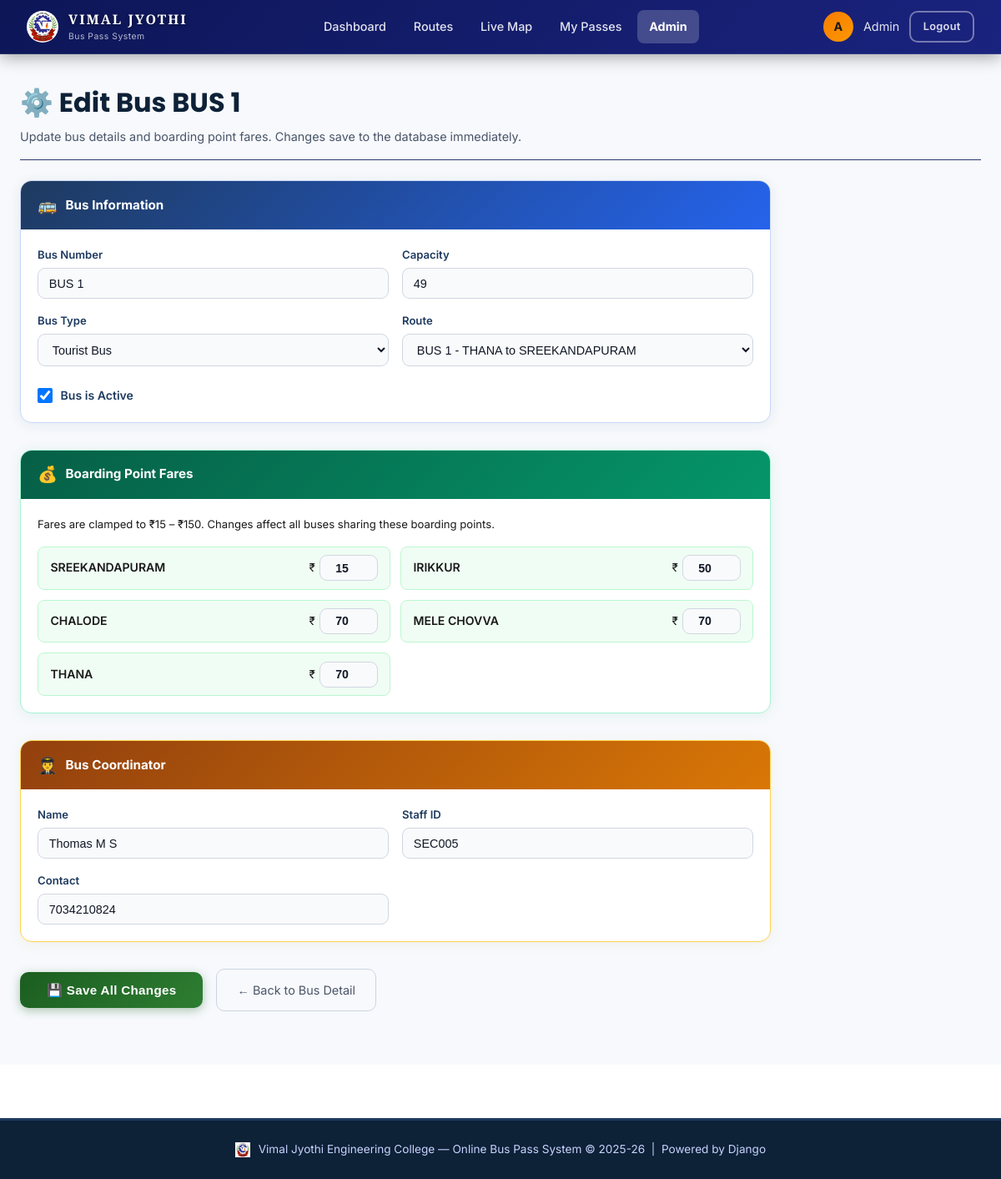
Screenshot of /admin-panel/edit-bus/6/ (signed in) with the database file from the repository.
### core/models.py (models this page shows, shortened)
class Bus(models.Model):
    BUS_TYPE_CHOICES = [
        ('college', 'College Bus'),
        ('tourist', 'Tourist Bus'),
    ]
    bus_number = models.CharField(max_length=20, unique=True)
    route = models.ForeignKey(Route, on_delete=models.SET_NULL, null=True, blank=True, related_name='buses')
    capacity = models.PositiveIntegerField(default=49)
    current_occupancy = models.PositiveIntegerField(default=0)
    bus_type = models.CharField(max_length=10, choices=BUS_TYPE_CHOICES, default='college')
    driver_name = models.CharField(max_length=100, blank=True)
    driver_phone = models.CharField(max_length=15, blank=True)
    driver = models.ForeignKey(
        User, on_delete=models.SET_NULL, null=True, blank=True,
        related_name='assigned_bus',
        help_text='Driver user account assigned to this bus'
    )
    is_active = models.BooleanField(default=True)
    latitude = models.DecimalField(max_digits=10, decimal_places=7, null=True, blank=True)
    longitude = models.DecimalField(max_digits=10, decimal_places=7, null=True, blank=True)
    is_tracking = models.BooleanField(default=False, help_text='True while driver is sharing location')
    created_at = models.DateTimeField(auto_now_add=True)
    class Meta:
        ordering = ['bus_number']

class Route(models.Model):
    name = models.CharField(max_length=200)
    description = models.TextField(blank=True)
    stops = models.JSONField(default=list, help_text="List of stop names in order")
    is_active = models.BooleanField(default=True)
    created_at = models.DateTimeField(auto_now_add=True)
    def get_stops_list(self):
        if isinstance(self.stops, list):
            return self.stops
        return []

class BoardingPoint(models.Model):
    name = models.CharField(max_length=200, unique=True)
    fare = models.PositiveIntegerField(
        default=0,
        help_text="Bus fare in INR – must be rounded to nearest 10 (e.g. 50, 60, 110)"
    )
    class Meta:
        ordering = ['fare', 'name']

class BusCoordinator(models.Model):
    bus = models.OneToOneField(Bus, on_delete=models.CASCADE, related_name='coordinator')
    staff_id = models.CharField(max_length=20)
    name = models.CharField(max_length=150)
    department = models.CharField(max_length=100, blank=True)
    contact = models.CharField(max_length=15, blank=True)
    boarding_point = models.CharField(max_length=200, blank=True)

### core/views.py (the view, shortened to what this page needs)
# urls.py: path('admin-panel/edit-bus/<int:bus_id>/', views.admin_edit_bus_view, name='admin_edit_bus'),
@auth_required
@user_passes_test(is_admin, login_url='dashboard')
def admin_edit_bus_view(request, bus_id):
    bus = get_object_or_404(Bus, pk=bus_id)
    routes = Route.objects.filter(is_active=True)
    coordinator = getattr(bus, 'coordinator', None)
    if bus.route:
        stops = [s.strip().upper() for s in bus.route.get_stops_list()]
        boarding_points = BoardingPoint.objects.filter(name__in=stops).order_by('fare', 'name')
        if not boarding_points.exists():
            boarding_points = BoardingPoint.objects.all().order_by('fare', 'name')
    else:
        boarding_points = BoardingPoint.objects.all().order_by('fare', 'name')
    return render(request, 'core/admin_edit_bus.html', {
        'bus': bus,
        'routes': routes,
        'boarding_points': boarding_points,
        'coordinator': coordinator,
    })

### core/templates/core/admin_edit_bus.html (shortened to what this page needs)
{% extends 'core/base.html' %}
{% block content %}
<div class="main-content fade-up">
    <div class="page-header" style="margin-bottom:1.5rem">
        <h1 style="color:#0d2137">⚙️ Edit Bus {{ bus.bus_number }}</h1>
        <p style="color:#4a5568;font-size:0.9rem">
            Update bus details and boarding point fares. Changes save to the database immediately.
        </p>
    </div>
    <form method="POST" style="max-width:900px">
        <div style="margin-bottom:2rem;background:#ffffff;border-radius:14px;
                    border:1px solid #c7d7f7;
                    box-shadow:0 2px 16px rgba(30,58,95,0.08);overflow:hidden">
            <div style="background:linear-gradient(135deg,#1e3a5f 0%,#2563eb 100%);
                        padding:0.85rem 1.25rem;display:flex;align-items:center;gap:0.6rem">
                <span style="font-size:1.2rem">🚌</span>
                <span style="color:#ffffff !important;font-weight:700;font-size:0.95rem">Bus Information</span>
            </div>
            <div style="padding:1.25rem;display:grid;grid-template-columns:1fr 1fr;gap:1rem">
                <div>
                    <label style="display:block;font-size:0.82rem;font-weight:600;color:#4a5568;margin-bottom:0.3rem">
                        Bus Number</label>
                    <input type="text" name="bus_number" value="{{ bus.bus_number }}"
                           style="width:100%;padding:0.6rem 0.8rem;border:1px solid #cbd5e0;border-radius:8px;
                                  font-size:0.9rem;color:#1a1a1a;background:#f8fafc" />
                </div>
                <div>
                    <label style="display:block;font-size:0.82rem;font-weight:600;color:#4a5568;margin-bottom:0.3rem">
                        Capacity</label>
                    <input type="number" name="capacity" value="{{ bus.capacity }}" min="1"
                           style="width:100%;padding:0.6rem 0.8rem;border:1px solid #cbd5e0;border-radius:8px;
                                  font-size:0.9rem;color:#1a1a1a;background:#f8fafc" />
                </div>
                <div>
                    <label style="display:block;font-size:0.82rem;font-weight:600;color:#4a5568;margin-bottom:0.3rem">
                        Bus Type</label>
                    <select name="bus_type"
                            style="width:100%;padding:0.6rem 0.8rem;border:1px solid #cbd5e0;border-radius:8px;
                                   font-size:0.9rem;color:#1a1a1a;background:#f8fafc">
                        <option value="tourist" {% if bus.bus_type == 'tourist' %}selected{% endif %}>Tourist Bus</option>
                    </select>
                </div>
                <div>
                    <label style="display:block;font-size:0.82rem;font-weight:600;color:#4a5568;margin-bottom:0.3rem">
                        Route</label>
                    <select name="route"
                            style="width:100%;padding:0.6rem 0.8rem;border:1px solid #cbd5e0;border-radius:8px;
                                   font-size:0.9rem;color:#1a1a1a;background:#f8fafc">
                        {% for r in routes %}
                        <option value="{{ r.id }}" {% if bus.route_id == r.id %}selected{% endif %}>{{ r.name }}</option>
                        {% endfor %}
                    </select>
                </div>
                <div style="display:flex;align-items:center;gap:0.6rem;padding-top:0.5rem">
                    <input type="checkbox" name="is_active" id="is_active"
                           {% if bus.is_active %}checked{% endif %}
                           style="width:18px;height:18px" />
                    <label for="is_active" style="font-size:0.88rem;font-weight:600;color:#4a5568;cursor:pointer">
                        Bus is Active</label>
                </div>
            </div>
        </div>
        <div style="margin-bottom:2rem;background:#ffffff;border-radius:14px;
                    border:1px solid #a7f3d0;
                    box-shadow:0 2px 16px rgba(5,150,105,0.09);overflow:hidden">
            <div style="background:linear-gradient(135deg,#065f46 0%,#059669 100%);
                        padding:0.85rem 1.25rem;display:flex;align-items:center;gap:0.6rem">
                <span style="font-size:1.2rem">💰</span>
                <span style="color:#ffffff !important;font-weight:700;font-size:0.95rem">Boarding Point Fares</span>
            </div>
            <div style="padding:1.25rem">
                <p style="color:#4a5568;font-size:0.82rem;margin-bottom:1rem">
                    Fares are clamped to ₹15 – ₹150. Changes affect all buses sharing these boarding points.
                </p>
                <div style="display:grid;grid-template-columns:1fr 1fr;gap:0.75rem">
                    {% for bp in boarding_points %}
                    <div style="display:flex;align-items:center;gap:0.75rem;
                                padding:0.6rem 0.9rem;background:#f0fdf4;
                                border:1px solid #bbf7d0;border-radius:8px">
                        <span style="flex:1;font-size:0.88rem;font-weight:600;color:#065f46">{{ bp.name }}</span>
                        <div style="display:flex;align-items:center;gap:0.3rem">
                            <span style="color:#4a5568;font-size:0.85rem">₹</span>
                            <input type="number" name="fare_{{ bp.id }}" value="{{ bp.fare }}"
                                   min="15" max="150"
                                   style="width:70px;padding:0.4rem 0.5rem;border:1px solid #86efac;
                                          border-radius:6px;font-size:0.88rem;color:#065f46;
                                          font-weight:700;text-align:center;background:#ffffff" />
                        </div>
                    </div>
                    {% endfor %}
                </div>
            </div>
        </div>
        {% if coordinator %}
        <div style="margin-bottom:2rem;background:#ffffff;border-radius:14px;
                    border:1px solid #fcd34d;
                    box-shadow:0 2px 16px rgba(180,130,10,0.08);overflow:hidden">
            <div style="background:linear-gradient(135deg,#92400e 0%,#d97706 100%);
                        padding:0.85rem 1.25rem;display:flex;align-items:center;gap:0.6rem">
                <span style="font-size:1.2rem">🧑‍✈️</span>
                <span style="color:#ffffff !important;font-weight:700;font-size:0.95rem">Bus Coordinator</span>
            </div>
            <div style="padding:1.25rem;display:grid;grid-template-columns:1fr 1fr;gap:1rem">
                <div>
                    <label style="display:block;font-size:0.82rem;font-weight:600;color:#4a5568;margin-bottom:0.3rem">
                        Name</label>
                    <input type="text" name="coord_name" value="{{ coordinator.name }}"
                           style="width:100%;padding:0.6rem 0.8rem;border:1px solid #cbd5e0;border-radius:8px;
                                  font-size:0.9rem;color:#1a1a1a;background:#f8fafc" />
                </div>
                <div>
                    <label style="display:block;font-size:0.82rem;font-weight:600;color:#4a5568;margin-bottom:0.3rem">
                        Staff ID</label>
                    <input type="text" name="coord_staff_id" value="{{ coordinator.staff_id }}"
                           style="width:100%;padding:0.6rem 0.8rem;border:1px solid #cbd5e0;border-radius:8px;
                                  font-size:0.9rem;color:#1a1a1a;background:#f8fafc" />
                </div>
                <div>
                    <label style="display:block;font-size:0.82rem;font-weight:600;color:#4a5568;margin-bottom:0.3rem">
                        Contact</label>
                    <input type="text" name="coord_contact" value="{{ coordinator.contact|default:'' }}"
                           style="width:100%;padding:0.6rem 0.8rem;border:1px solid #cbd5e0;border-radius:8px;
                                  font-size:0.9rem;color:#1a1a1a;background:#f8fafc" />
                </div>
            </div>
        </div>
        {% endif %}
        <div style="display:flex;gap:1rem;align-items:center">
            <button type="submit"
                    style="padding:0.8rem 2rem;background:linear-gradient(135deg,#1e3a5f,#2563eb);
                           color:#fff;border:none;border-radius:10px;font-size:0.95rem;font-weight:700;
                           cursor:pointer;letter-spacing:0.3px;
                           box-shadow:0 4px 14px rgba(37,99,235,0.3);
                           transition:transform 0.15s,box-shadow 0.15s">
                💾 Save All Changes
            </button>
            <a href="{% url 'bus_detail' bus.id %}"
               style="padding:0.8rem 1.5rem;color:#4a5568;text-decoration:none;font-size:0.9rem;
                      border:1px solid #cbd5e0;border-radius:10px">
                ← Back to Bus Detail
            </a>
        </div>
    </form>
</div>
{% endblock %}

### core/templates/core/base.html (shortened to what this page needs)
{% load static %}
<!DOCTYPE html>
<html lang="en">
<head>
  <link rel="stylesheet" href="{% static 'core/css/style.css' %}" />
  <link rel="stylesheet" href="{% static 'core/css/white_theme.css' %}" />
</head>
<body>
  {% if user.is_authenticated %}
  <nav class="navbar">
    <a href="{% url 'dashboard' %}" class="navbar-brand">
      <img src="{% static 'core/images/vjec_logo.png' %}" class="navbar-logo-img" alt="VJEC" />
      <div>
        <span style="font-family:'Cinzel',Georgia,serif;font-size:1.4rem;font-weight:900;letter-spacing:2px;color:#ffffff;line-height:1.1;text-shadow:0 1px 4px rgba(0,0,0,0.5)">VIMAL JYOTHI</span>
        <small>Bus Pass System</small>
      </div>
    </a>
    <ul class="nav-links">
      <li><a href="{% url 'dashboard' %}">Dashboard</a></li>
      <li><a href="{% url 'routes' %}">Routes</a></li>
      <li><a href="{% url 'map' %}">Live Map</a></li>
      <li><a href="{% url 'my_passes' %}">My Passes</a></li>
      {% if user.is_staff or user.profile.role == 'admin' %}
      <li><a href="{% url 'admin_dashboard' %}">Admin</a></li>
      {% endif %}
    </ul>
    <div class="nav-user">
      <div class="nav-avatar">{{ user.first_name|first|default:user.username|first|upper }}</div>
      <span style="font-size:0.9rem;color:rgba(255,255,255,0.8)">{{ user.first_name|default:user.username }}</span>
      <a href="{% url 'logout' %}" class="btn btn-outline btn-sm">Logout</a>
    </div>
  </nav>
  {% endif %}
  <main>
    {% block content %}{% endblock %}
  </main>
  {% if user.is_authenticated %}
  <footer>
    <p>
      <img src="{% static 'core/images/vjec_logo.png' %}" style="height:18px;vertical-align:middle;margin-right:6px"
        alt="">
      Vimal Jyothi Engineering College &mdash; Online Bus Pass System &copy; 2025-26 &nbsp;|&nbsp; Powered by Django
    </p>
  </footer>
  {% endif %}
</body>
</html>

### rows the page displays
Bus: bus_number "BUS 1", capacity "49", bus_type "Tourist Bus", route "BUS 1 - THANA to SREEKANDAPURAM", is_active "☑"
BoardingPoint: name "SREEKANDAPURAM", fare "15"
BoardingPoint: name "IRIKKUR", fare "50"
BoardingPoint: name "CHALODE", fare "70"
BoardingPoint: name "MELE CHOVVA", fare "70"
BoardingPoint: name "THANA", fare "70"
BusCoordinator: coord_name "Thomas M S", coord_staff_id "SEC005", coord_contact "7034210824"

### other values shown
{{ user.first_name|first|default:user.username|first|upper }} "A"
{{ user.first_name|default:user.username }} "Admin"
